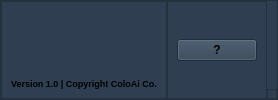
     <widget class="QFrame" name="footer_frame">
      <property name="styleSheet">
       <string notr="true">background-color: rgb(47, 63, 81);</string>
      </property>
      <property name="frameShape">
       <enum>QFrame::StyledPanel</enum>
      </property>
      <property name="frameShadow">
       <enum>QFrame::Raised</enum>
      </property>
      <layout class="QHBoxLayout" name="horizontalLayout_5">
       <property name="spacing">
        <number>0</number>
       </property>
       <property name="leftMargin">
        <number>0</number>
       </property>
       <property name="topMargin">
        <number>0</number>
       </property>
       <property name="rightMargin">
        <number>0</number>
       </property>
       <property name="bottomMargin">
        <number>0</number>
       </property>
       <item>
        <widget class="QFrame" name="footer_left_frame">
         <property name="frameShape">
          <enum>QFrame::StyledPanel</enum>
         </property>
         <property name="frameShadow">
          <enum>QFrame::Raised</enum>
         </property>
         <layout class="QHBoxLayout" name="horizontalLayout_6">
          <item alignment="Qt::AlignLeft|Qt::AlignBottom">
           <widget class="QLabel" name="version_label">
            <property name="font">
             <font>
              <pointsize>7</pointsize>
              <weight>75</weight>
              <bold>true</bold>
             </font>
            </property>
            <property name="text">
             <string>Version 1.0 | Copyright ColoAi Co.</string>
            </property>
           </widget>
          </item>
         </layout>
        </widget>
       </item>
       <item alignment="Qt::AlignRight">
        <widget class="QFrame" name="footer_right_frame">
         <property name="frameShape">
          <enum>QFrame::StyledPanel</enum>
         </property>
         <property name="frameShadow">
          <enum>QFrame::Raised</enum>
         </property>
         <layout class="QHBoxLayout" name="horizontalLayout_7">
          <item>
           <widget class="QPushButton" name="help_button">
            <property name="font">
             <font>
              <weight>75</weight>
              <bold>true</bold>
             </font>
            </property>
            <property name="text">
             <string>?</string>
            </property>
           </widget>
          </item>
         </layout>
        </widget>
       </item>
       <item alignment="Qt::AlignBottom">
        <widget class="QFrame" name="size_grip">
         <property name="minimumSize">
          <size>
           <width>10</width>
           <height>10</height>
          </size>
         </property>
         <property name="maximumSize">
          <size>
           <width>10</width>
           <height>10</height>
          </size>
         </property>
         <property name="frameShape">
          <enum>QFrame::StyledPanel</enum>
         </property>
         <property name="frameShadow">
          <enum>QFrame::Raised</enum>
         </property>
        </widget>
       </item>
      </layout>
     </widget>
